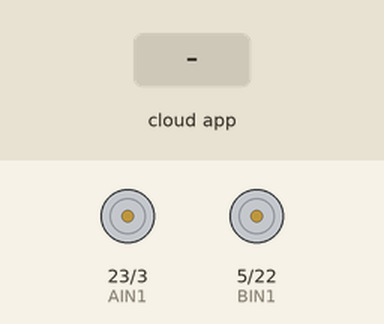
Recording of a sketch running on a simulated Arduino Mega 2560, built with avr-gcc and run on an emulated ATmega2560. On the bench: motor-driver pin pairs drawn as motors (green arrow = first pin HIGH = forward, orange = second pin HIGH = backward, longer = more drive, scaled by the enable pin). The inputs (shaded band) are chosen by the test bench. The ROS host is connected and sends only what is stated.

Above: at 1.2 s.
1.3 s: the phone or cloud app sets cmd_vel to 0
Timing chart, 0 to 4.3 s (numbered marks = the images above; inputs shaded):
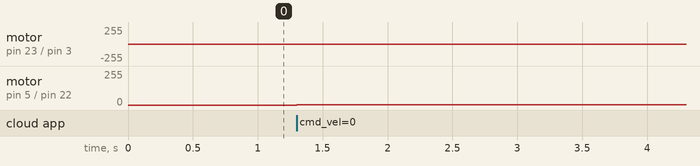

Measured:
- after the input at 1.3 s, motor on pin 23 (AIN1) / pin 3 (AIN2): stopped → backward 1/255 at once; motor on pin 5 (BIN1) / pin 22 (BIN2): stopped → forward 1/255 at once

The sketch:

Arduino-move-keyboard.ino
```cpp
#include <ros.h>
#include <ArduinoHardware.h>

#include <std_msgs/Int16.h>

//Motor A
int PWMA = 2;   //Speed control pin
int AIN1 = 23;   //Direction - HIGH or LOW
int AIN2 = 3;   //Direction - HIGH or LOW

//Motor B
int PWMB = 4;   //Speed control pin 5
int BIN1 = 5;  //Direction - HIGH or LOW
int BIN2 = 22;  //Direction - HIGH or LOW

ros::NodeHandle nh;

void callback(const std_msgs::Int16& cmd) {
  if(cmd.data == 8)
  {
    nh.loginfo("going FOOOORRWWARDD");
//    nh.loginfo(cmd.data);

    //forward
    move(1, 100, 1);
    move(2, 100, 0);
  }
  else if(cmd.data == 2)
  {
    nh.loginfo("going BAACCCKKK");
    nh.loginfo(cmd.data);

    //back
    move(1, 100, 0);
    move(2, 100, 1);
  }
  else if(cmd.data == 4)
  {
    nh.loginfo("going LEEEEFFFTTT");
//    nh.loginfo(cmd.data);

    //left
    move(1, 100, 1);
    move(2, 100, 1);

  }
   else if(cmd.data == 6)
  {
    nh.loginfo("going RIIIIIIGHT");
//    nh.loginfo(cmd.data);

    //Right
    move(1, 100, 0);
    move(2, 100, 0);
  }
  else {
    nh.loginfo("Why this don't work");
//    nh.loginfo(cmd.data);
    move(1, 1, 0);
    move(2, 1, 1);
  }

}

void move(int motor, int speed, int direction)
{
      boolean inPin1 = LOW;
      boolean inPin2 = HIGH;

      if(direction == 1){
            inPin1 = HIGH;
            inPin2 = LOW;
      }

      if(motor == 1) {
            digitalWrite(AIN1, inPin1);         //Used to detremine motor direction
            digitalWrite(AIN2, inPin2);         //Used to detremine motor direction
            analogWrite(PWMA, speed);
      } else {
            digitalWrite(BIN1, inPin1);         //Used to detremine motor direction
            digitalWrite(BIN2, inPin2);         //Used to detremine motor direction
            analogWrite(PWMB, speed);
     }

}

ros::Subscriber<std_msgs::Int16> sub("cmd_vel", &callback);

void setup() {
  // put your setup code here, to run once:
  Serial.begin(9600);
  nh.initNode();
  nh.subscribe(sub);

  pinMode(PWMA, OUTPUT);        //Motor A
  pinMode(AIN1, OUTPUT);
  pinMode(AIN2, OUTPUT);

  pinMode(PWMB, OUTPUT);        //Motor B
  pinMode(BIN1, OUTPUT);
  pinMode(BIN2, OUTPUT);
}

void loop() {
  // put your main code here, to run repeatedly:
  nh.spinOnce();
  delay(1);
}
```
